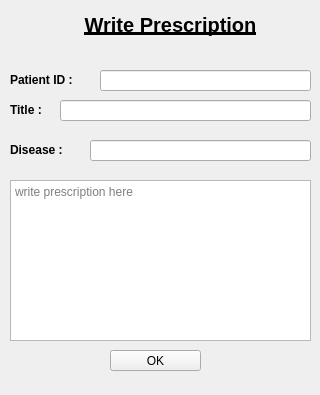
<?xml version="1.0" encoding="UTF-8"?>
<ui version="4.0">
 <class>writePrescription</class>
 <widget class="QWidget" name="writePrescription">
  <property name="windowModality">
   <enum>Qt::ApplicationModal</enum>
  </property>
  <property name="geometry">
   <rect>
    <x>0</x>
    <y>0</y>
    <width>320</width>
    <height>395</height>
   </rect>
  </property>
  <property name="windowTitle">
   <string>Form</string>
  </property>
  <widget class="QLabel" name="writePrescriptionLabel">
   <property name="geometry">
    <rect>
     <x>40</x>
     <y>0</y>
     <width>261</width>
     <height>51</height>
    </rect>
   </property>
   <property name="text">
    <string>&lt;html&gt;&lt;head/&gt;&lt;body&gt;&lt;p align=&quot;center&quot;&gt;&lt;span style=&quot; font-size:15pt; font-weight:600; text-decoration: underline;&quot;&gt;Write Prescription&lt;/span&gt;&lt;/p&gt;&lt;/body&gt;&lt;/html&gt;</string>
   </property>
  </widget>
  <widget class="QTextEdit" name="prescriptionBox">
   <property name="geometry">
    <rect>
     <x>10</x>
     <y>180</y>
     <width>301</width>
     <height>161</height>
    </rect>
   </property>
   <property name="html">
    <string>&lt;!DOCTYPE HTML PUBLIC &quot;-//W3C//DTD HTML 4.0//EN&quot; &quot;http://www.w3.org/TR/REC-html40/strict.dtd&quot;&gt;
&lt;html&gt;&lt;head&gt;&lt;meta name=&quot;qrichtext&quot; content=&quot;1&quot; /&gt;&lt;style type=&quot;text/css&quot;&gt;
p, li { white-space: pre-wrap; }
&lt;/style&gt;&lt;/head&gt;&lt;body style=&quot; font-family:'Ubuntu'; font-size:11pt; font-weight:400; font-style:normal;&quot;&gt;
&lt;p style=&quot;-qt-paragraph-type:empty; margin-top:0px; margin-bottom:0px; margin-left:0px; margin-right:0px; -qt-block-indent:0; text-indent:0px;&quot;&gt;&lt;br /&gt;&lt;/p&gt;&lt;/body&gt;&lt;/html&gt;</string>
   </property>
   <property name="placeholderText">
    <string>write prescription here</string>
   </property>
  </widget>
  <widget class="QPushButton" name="okButton">
   <property name="geometry">
    <rect>
     <x>110</x>
     <y>350</y>
     <width>91</width>
     <height>21</height>
    </rect>
   </property>
   <property name="text">
    <string>OK</string>
   </property>
  </widget>
  <widget class="QLineEdit" name="patientID">
   <property name="geometry">
    <rect>
     <x>100</x>
     <y>70</y>
     <width>211</width>
     <height>21</height>
    </rect>
   </property>
   <property name="text">
    <string/>
   </property>
  </widget>
  <widget class="QLabel" name="patientIDLabel">
   <property name="geometry">
    <rect>
     <x>10</x>
     <y>70</y>
     <width>81</width>
     <height>21</height>
    </rect>
   </property>
   <property name="text">
    <string>&lt;html&gt;&lt;head/&gt;&lt;body&gt;&lt;p&gt;&lt;span style=&quot; font-weight:600;&quot;&gt;Patient ID :&lt;/span&gt;&lt;/p&gt;&lt;/body&gt;&lt;/html&gt;</string>
   </property>
  </widget>
  <widget class="QLineEdit" name="title">
   <property name="geometry">
    <rect>
     <x>60</x>
     <y>100</y>
     <width>251</width>
     <height>21</height>
    </rect>
   </property>
   <property name="text">
    <string/>
   </property>
  </widget>
  <widget class="QLabel" name="titleLabel">
   <property name="geometry">
    <rect>
     <x>10</x>
     <y>100</y>
     <width>61</width>
     <height>21</height>
    </rect>
   </property>
   <property name="text">
    <string>&lt;html&gt;&lt;head/&gt;&lt;body&gt;&lt;p&gt;&lt;span style=&quot; font-weight:600;&quot;&gt;Title :&lt;/span&gt;&lt;/p&gt;&lt;/body&gt;&lt;/html&gt;</string>
   </property>
  </widget>
  <widget class="QLineEdit" name="disease">
   <property name="geometry">
    <rect>
     <x>90</x>
     <y>140</y>
     <width>221</width>
     <height>21</height>
    </rect>
   </property>
   <property name="text">
    <string/>
   </property>
  </widget>
  <widget class="QLabel" name="diseaseLabel">
   <property name="geometry">
    <rect>
     <x>10</x>
     <y>140</y>
     <width>71</width>
     <height>21</height>
    </rect>
   </property>
   <property name="text">
    <string>&lt;html&gt;&lt;head/&gt;&lt;body&gt;&lt;p&gt;&lt;span style=&quot; font-weight:600;&quot;&gt;Disease : &lt;/span&gt;&lt;/p&gt;&lt;/body&gt;&lt;/html&gt;</string>
   </property>
  </widget>
 </widget>
 <resources/>
 <connections/>
</ui>
